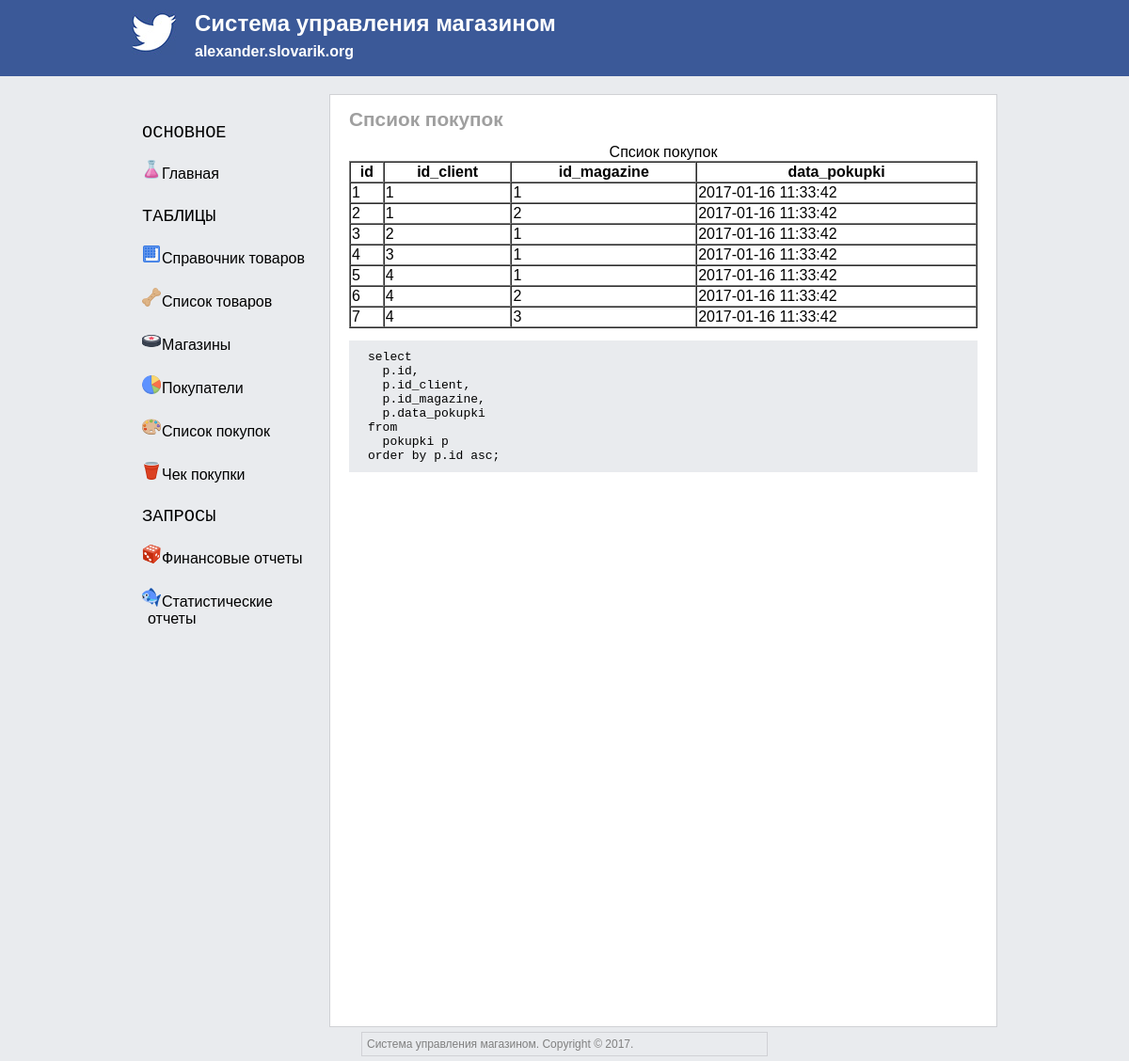
Page /05spisok_pokupok.php on the committed database.
### tables this page shows
CREATE TABLE `mgz_pokupki` (
  `id` int(10) NOT NULL AUTO_INCREMENT,
  `id_client` int(10) NOT NULL,
  `id_magazine` int(10) NOT NULL,
  `data_pokupki` TIMESTAMP DEFAULT CURRENT_TIMESTAMP,
  PRIMARY KEY (`id`),
  KEY `mgz_pokupki_fk0` (`id_client`),
  KEY `mgz_pokupki_fk1` (`id_magazine`),
  CONSTRAINT `mgz_pokupki_fk0` FOREIGN KEY (`id_client`) REFERENCES `mgz_client` (`id`),
  CONSTRAINT `mgz_pokupki_fk1` FOREIGN KEY (`id_magazine`) REFERENCES `mgz_magazine` (`id`)
);

### 05spisok_pokupok.php (the view, shortened to what this page needs)
<!DOCTYPE html>
<html>
    <head>
        <?php
            require_once('template/head.php');
        ?>
    </head>
    <body>
        <?php
            require_once('template/header.php');
        ?>
        <div class="MainClass">
            <?php
                require_once('template/sidebar.php');
            ?>
            <div class="ContentClass">
            <h1>Спсиок покупок</h1>
            <?php
                include 'config.php';
                $mysqli = new mysqli($dbHost, $dbUser, $dbPass, $dbName);
                $mysqli->query("SET NAMES 'utf8'");
                $mysqli->query("SET CHARACTER SET 'utf8'");
                $mysqli->query("SET SESSION collation_connection = 'utf8_general_ci'");
                $res_tovar_list = $mysqli->query("
                                                    select
                                                      p.id,
                                                      p.id_client,
                                                      p.id_magazine,
                                                      p.data_pokupki
                                                    from
                                                      mgz_pokupki p
                                                    order by p.id asc;
                                                ");
                echo "<table class='dbtable' width='100%'' cellspacing='0' border='1'>";
                echo "<caption>Спсиок покупок</caption>";
                echo "<tr>";
                echo "<th>id</th>";
                echo "<th>id_client</th>";
                echo "<th>id_magazine</th>";
                echo "<th>data_pokupki</th>";
                echo "</tr>";
                $res_tovar_list->data_seek(0);
                while ($row = $res_tovar_list->fetch_assoc())
                {
                    echo "<tr>";
                    echo "<td>" . $row['id'] . "</td>";
                    echo "<td>" . $row['id_client'] . "</td>";
                    echo "<td>" . $row['id_magazine'] . "</td>";
                    echo "<td>" . $row['data_pokupki'] . "</td>";
                    echo "</tr>";
                }
                echo "</table>";
                echo "<pre class='code'>";
                echo "select <br>";
                echo "  p.id, <br>";
                echo "  p.id_client, <br>";
                echo "  p.id_magazine, <br>";
                echo "  p.data_pokupki <br>";
                echo "from <br>";
                echo "  pokupki p <br>";
                echo "order by p.id asc; <br>";
                echo "</pre>";
            ?>
            </div>
        </div>
<?php
    require_once('template/footer.php');
?>
    </body>
</html>

### css/style.css (style rules this page uses)
body { background: #E9EBEE; font-family: Geneva, Arial, Helvetica, sans-serif; margin-top: 0px; margin-left: 0px; margin-right: 0px; margin-bottom: 0px; }
.MainClass h1 { font-size: 1.3em; color: #9f9f9f; }
.MainClass { width: 920px; color: black; background-color: #E9EBEE; margin-top: 100px; margin-left: auto; margin-right: auto; margin-bottom: 0px; padding-top: auto; padding-left: auto; padding-right: auto; padding-bottom: auto; }
.ContentClass { background-color: white; border: 1px solid #d0d1d5; min-height: 990px; overflow: hidden; margin-top: auto; margin-left: 210px; margin-right: auto; margin-bottom: auto; padding-top: auto; padding-left: 20px; padding-right: 20px; padding-bottom: auto; }
.code { font-family: monospace; background-color: #E9EBEE; padding-top: 10px; padding-left: 20px; padding-right: 20px; padding-bottom: 10px; }

### rows in the picture
mgz_pokupki: id "1", id_client "1", id_magazine "1", data_pokupki "2017-01-16 11:33:42"
mgz_pokupki: id "2", id_client "1", id_magazine "2", data_pokupki "2017-01-16 11:33:42"
mgz_pokupki: id "3", id_client "2", id_magazine "1", data_pokupki "2017-01-16 11:33:42"
mgz_pokupki: id "4", id_client "3", id_magazine "1", data_pokupki "2017-01-16 11:33:42"
mgz_pokupki: id "5", id_client "4", id_magazine "1", data_pokupki "2017-01-16 11:33:42"
mgz_pokupki: id "6", id_client "4", id_magazine "2", data_pokupki "2017-01-16 11:33:42"
mgz_pokupki: id "7", id_client "4", id_magazine "3", data_pokupki "2017-01-16 11:33:42"
